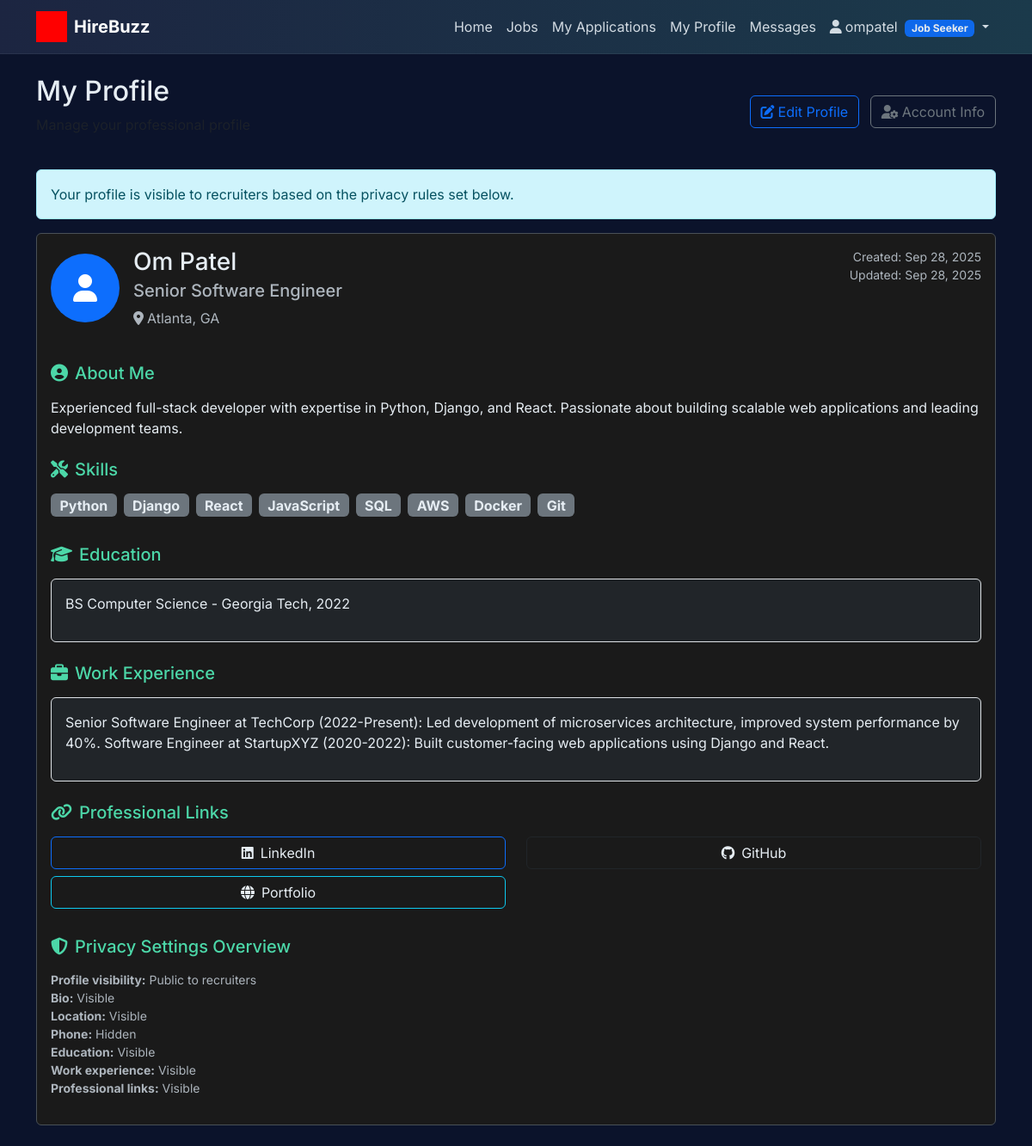
Screenshot of /profiles/my-profile/ (signed in) with the database file from the repository.
### profiles/models.py (models this page shows, shortened)
class Profile(models.Model):
    user = models.OneToOneField(User, on_delete=models.CASCADE, related_name='profile')
    headline = models.CharField(
        max_length=200,
        help_text="A brief professional headline (e.g., 'Senior Software Engineer')"
    )
    bio = models.TextField(
        max_length=1000,
        blank=True,
        help_text="A brief description about yourself and your career goals"
    )
    location = models.CharField(max_length=100, blank=True)
    phone = models.CharField(
        max_length=20,
        blank=True,
        validators=[RegexValidator(r'^\d{10}$', 'Enter a valid 10-digit US phone number.')]
    )
    skills = models.TextField(
        help_text="List your key skills separated by commas (e.g., Python, Django, React, SQL)"
    )
    education = models.TextField(
        help_text="List your educational background (e.g., 'BS Computer Science - Georgia Tech, 2023')"
    )
    work_experience = models.TextField(
        help_text="Describe your work experience, including company names, positions, and key achievements"
    )
    linkedin_url = models.URLField(
        blank=True,
        validators=[URLValidator()],
        help_text="Your LinkedIn profile URL"
    )
    github_url = models.URLField(
        blank=True,
        validators=[URLValidator()],
        help_text="Your GitHub profile URL"
    )
    portfolio_url = models.URLField(
        blank=True,
        validators=[URLValidator()],
        help_text="Your portfolio or personal website URL"
    )
    other_url = models.URLField(
        blank=True,
        validators=[URLValidator()],
        help_text="Any other relevant URL (e.g., personal blog, Stack Overflow)"
    )
    is_public = models.BooleanField(
        default=True,
        help_text="Allow recruiters to find and view your profile."
    )
    show_bio = models.BooleanField(
        default=True,
        help_text="Display your bio on your public profile."
    )
    show_location = models.BooleanField(
        default=True,
        help_text="Display your location on your public profile."
    )
    show_phone = models.BooleanField(
        default=False,
        help_text="Display your phone number so recruiters can contact you directly."
    )
    show_education = models.BooleanField(
        default=True,
        help_text="Display your education history on your public profile."
    )
    show_work_experience = models.BooleanField(
        default=True,
        help_text="Display your work experience on your public profile."
    )
    show_links = models.BooleanField(
        default=True,
        help_text="Display your professional links to recruiters."
    )
    created_at = models.DateTimeField(auto_now_add=True)
    updated_at = models.DateTimeField(auto_now=True)
    class Meta:
        ordering = ['-updated_at']
    def get_skills_list(self):
        return [skill.strip() for skill in self.skills.split(',') if skill.strip()]
    def has_links(self):
        return any([self.linkedin_url, self.github_url, self.portfolio_url, self.other_url])

### profiles/views.py (the view)
# urls.py: path('my-profile/', views.my_profile, name='my_profile'),
@login_required
def my_profile(request):
    try:
        profile = request.user.profile
    except Profile.DoesNotExist:
        return redirect('profiles:create')
    context = {
        'profile': profile,
        'template_data': {'title': 'My Profile - HireBuzz'}
    }
    return render(request, 'profiles/my_profile.html', context)

### accounts/models.py (called while the page is built)
    def is_job_seeker(self):
        return self.user_type == 'job_seeker'

    def is_recruiter(self):
        return self.user_type == 'recruiter'

### profiles/templates/profiles/my_profile.html (shortened to what this page needs)
{% extends 'base.html' %}
{% block content %}
<div class="container">
  <div class="row">
    <div class="col-12">
      <div class="d-flex justify-content-between align-items-center mb-4">
        <div>
          <h2 class="mb-2">My Profile</h2>
          <p class="text-muted">Manage your professional profile</p>
        </div>
        <div>
          <a href="{% url 'profiles:edit' %}" class="btn btn-outline-primary me-2">
            <i class="fas fa-edit me-1"></i>Edit Profile
          </a>
          <a href="{% url 'profiles:edit_user_info' %}" class="btn btn-outline-secondary">
            <i class="fas fa-user-cog me-1"></i>Account Info
          </a>
        </div>
      </div>
      {% if not profile.is_public %}
      <div class="alert alert-warning" role="alert">
        Your profile is currently hidden from recruiters. Turn on visibility in the privacy settings section when you are ready to share it.
      </div>
      {% else %}
      <div class="alert alert-info" role="alert">
        Your profile is visible to recruiters based on the privacy rules set below.
      </div>
      {% endif %}
      <div class="card bg-dark border-secondary profile-card">
        <div class="card-body text-light">
          <div class="row mb-4">
            <div class="col-md-8">
              <div class="d-flex align-items-center mb-3">
                <div class="bg-primary rounded-circle d-flex align-items-center justify-content-center me-3" style="width: 80px; height: 80px;">
                  <i class="fas fa-user fa-2x text-white"></i>
                </div>
                <div>
                  <h3 class="mb-1 text-light">{{ user.get_full_name|default:user.username }}</h3>
                  <h5 class="text-muted mb-2">{{ profile.headline }}</h5>
                  {% if profile.location %}
                    <p class="text-muted mb-0">
                      <i class="fas fa-map-marker-alt me-1"></i>{{ profile.location }}
                    </p>
                  {% endif %}
                </div>
              </div>
            </div>
            <div class="col-md-4 text-md-end">
              <div class="text-muted small">
                <div>Created: {{ profile.created_at|date:"M d, Y" }}</div>
                <div>Updated: {{ profile.updated_at|date:"M d, Y" }}</div>
              </div>
            </div>
          </div>
          {% if profile.bio %}
            <div class="mb-4">
              <h5 class="text-primary mb-3">
                <i class="fas fa-user-circle me-2"></i>About Me
                </h5>
              <p class="mb-0 text-light">{{ profile.bio|linebreaks }}</p>
            </div>
          {% endif %}
          <div class="mb-4">
            <h5 class="text-primary mb-3">
              <i class="fas fa-tools me-2"></i>Skills
            </h5>
            <div class="d-flex flex-wrap">
              {% for skill in profile.get_skills_list %}
                <span class="badge bg-secondary me-2 mb-2 fs-6">{{ skill }}</span>
              {% endfor %}
            </div>
          </div>
          <div class="mb-4">
            <h5 class="text-primary mb-3">
              <i class="fas fa-graduation-cap me-2"></i>Education
            </h5>
            <div class="bg-dark border rounded p-3">
              <p class="mb-0 text-light">{{ profile.education|linebreaks }}</p>
            </div>
          </div>
          <div class="mb-4">
            <h5 class="text-primary mb-3">
              <i class="fas fa-briefcase me-2"></i>Work Experience
            </h5>
            <div class="bg-dark border rounded p-3">
              <p class="mb-0 text-light">{{ profile.work_experience|linebreaks }}</p>
            </div>
          </div>
          {% if profile.has_links %}
            <div class="mb-4">
              <h5 class="text-primary mb-3">
                <i class="fas fa-link me-2"></i>Professional Links
              </h5>
              <div class="row">
                {% if profile.linkedin_url %}
                  <div class="col-md-6 mb-2">
                    <a href="{{ profile.linkedin_url }}" target="_blank" class="btn btn-outline-primary w-100">
                      <i class="fab fa-linkedin me-2"></i>LinkedIn
                    </a>
                  </div>
                {% endif %}
                {% if profile.github_url %}
                  <div class="col-md-6 mb-2">
                    <a href="{{ profile.github_url }}" target="_blank" class="btn btn-outline-dark w-100">
                      <i class="fab fa-github me-2"></i>GitHub
                    </a>
                  </div>
                {% endif %}
                {% if profile.portfolio_url %}
                  <div class="col-md-6 mb-2">
                    <a href="{{ profile.portfolio_url }}" target="_blank" class="btn btn-outline-info w-100">
                      <i class="fas fa-globe me-2"></i>Portfolio
                    </a>
                  </div>
                {% endif %}
              </div>
            </div>
          {% endif %}
          <div class="mb-2">
            <h5 class="text-primary mb-3">
              <i class="fas fa-shield-alt me-2"></i>Privacy Settings Overview
            </h5>
            <ul class="list-unstyled small text-muted">
              <li><strong>Profile visibility:</strong> {{ profile.is_public|yesno:"Public to recruiters,Private - only visible to you" }}</li>
              <li><strong>Bio:</strong> {{ profile.show_bio|yesno:"Visible,Hidden" }}</li>
              <li><strong>Location:</strong> {{ profile.show_location|yesno:"Visible,Hidden" }}</li>
              <li><strong>Phone:</strong> {{ profile.show_phone|yesno:"Visible,Hidden" }}</li>
              <li><strong>Education:</strong> {{ profile.show_education|yesno:"Visible,Hidden" }}</li>
              <li><strong>Work experience:</strong> {{ profile.show_work_experience|yesno:"Visible,Hidden" }}</li>
              <li><strong>Professional links:</strong> {{ profile.show_links|yesno:"Visible,Hidden" }}</li>
            </ul>
          </div>
        </div>
      </div>
    </div>
  </div>
</div>
{% endblock content %}

### hirebuzz/templates/base.html (shortened to what this page needs)
<!DOCTYPE html>
<html lang="en">
  {% load static %}
  <head>
    <link href="https://cdn.jsdelivr.net/npm/bootstrap@5.3.3/dist/css/bootstrap.min.css" rel="stylesheet">
    <link rel="stylesheet" href="https://cdnjs.cloudflare.com/ajax/libs/font-awesome/6.5.2/css/all.min.css" />
    <link rel="stylesheet" type="text/css" href="{% static 'css/style.css' %}">
  </head>
  <body class="hb-body">
    <nav class="navbar navbar-dark hb-nav navbar-expand-lg">
      <div class="container">
        <a class="navbar-brand d-flex align-items-center gap-2" href="{% url 'home:index' %}">
          <img src="{% static 'img/hirebuzz-logo.png' %}" alt="HireBuzz" height="36" />
          <span class="fw-bold">HireBuzz</span>
        </a>
        <div class="collapse navbar-collapse" id="hbNav">
          <div class="navbar-nav ms-auto">
            <a class="nav-link" href="{% url 'home:index' %}">Home</a>
            <a class="nav-link" href="{% url 'jobs:index' %}">Jobs</a>
            {% if user.is_authenticated %}
              {% if user.user_profile.is_recruiter %}
                <a class="nav-link" href="{% url 'profiles:index' %}">Candidates</a>
                <a class="nav-link" href="{% url 'jobs:my_jobs' %}">My Jobs</a>
                <a class="nav-link" href="{% url 'jobs:post_job' %}">Post Job</a>
              {% elif user.user_profile.is_job_seeker %}
                <a class="nav-link" href="{% url 'applications:index' %}">My Applications</a>
                <a class="nav-link" href="{% url 'profiles:my_profile' %}">My Profile</a>
              {% endif %}
            {% else %}
              <a class="nav-link" href="{% url 'profiles:index' %}">Profiles</a>
            {% endif %}
            <a class="nav-link" href="{% url 'communications:index' %}">Messages</a>
            {% if user.is_authenticated %}
              <div class="nav-item dropdown">
                <a class="nav-link dropdown-toggle" href="#" id="accountDropdown" role="button" data-bs-toggle="dropdown" aria-expanded="false">
                  <i class="fas fa-user me-1"></i>{{ user.username }}
                  {% if user.user_profile.is_recruiter %}
                    <span class="badge bg-success ms-1">Recruiter</span>
                  {% elif user.user_profile.is_job_seeker %}
                    <span class="badge bg-primary ms-1">Job Seeker</span>
                  {% endif %}
                </a>
              </div>
            {% endif %}
          </div>
        </div>
      </div>
    </nav>
    <main class="hb-main">
      {% block content %}{% endblock content %}
    </main>
  </body>
</html>

### hirebuzz/static/css/style.css (style rules this page uses)
.hb-body { font-family: "Inter", "DM Sans", system-ui, -apple-system, Segoe UI, Roboto, Arial, sans-serif; background: #0b132b; color: #e6edf3; }
.hb-nav { background: linear-gradient(90deg, #1c2541, #1b3a4b); border-bottom: 1px solid rgba(255,255,255,0.06); }
.navbar a.nav-link { color: #e6edf3 !important; opacity: 0.9; }
.hb-main { padding: 24px 0; }
.bg-dark .text-muted { color: #adb5bd !important; }
.bg-dark .card-body { color: #e6edf3 !important; }
.bg-dark .text-light { color: #e6edf3 !important; }
.card.bg-dark * { color: inherit; }
.card.bg-dark .text-muted { color: #adb5bd !important; }
.card.bg-dark .text-primary { color: #4cd7a8 !important; }
.text-light { color: #e6edf3 !important; }
.profile-card .text-light { color: #e6edf3 !important; }
.card.bg-dark, .card.profile-card { color: #e6edf3 !important; }
.card.bg-dark *, .card.profile-card * { color: inherit; }
.card.bg-dark .text-muted, .card.profile-card .text-muted { color: #adb5bd !important; }
.profile-card { background-color: #1a1a1a !important; border: 1px solid #495057 !important; }
.profile-card .card-body { color: #e6edf3 !important; }
.profile-card .text-muted { color: #adb5bd !important; }
.profile-card .text-primary { color: #4cd7a8 !important; }

### rows the page displays
Profile: headline "Senior Software Engineer", location "Atlanta, GA", created_at "Sep 28, 2025", updated_at "Sep 28, 2025", bio "Experienced full-stack developer with expertise in Python, Django, and React. Passionate about building scalable web applications and leading development teams.", education "BS Computer Science - Georgia Tech, 2022", work_experience "Senior Software Engineer at TechCorp (2022-Present): Led development of microservices architecture, improved system performance by 40%. Software Engineer at StartupXYZ (2020-2022): Built customer-facing web applications using Django and React.", is_public "Public to recruiters", show_bio "Visible", show_location "Visible", show_phone "Hidden", show_education "Visible", show_work_experience "Visible", show_links "Visible"

### other values shown
{{ user.username }} "ompatel"
{{ user.get_full_name|default:user.username }} "Om Patel"
{{ skill }} "Python" "Django" "React" "JavaScript" "SQL" "AWS" "Docker" "Git"
